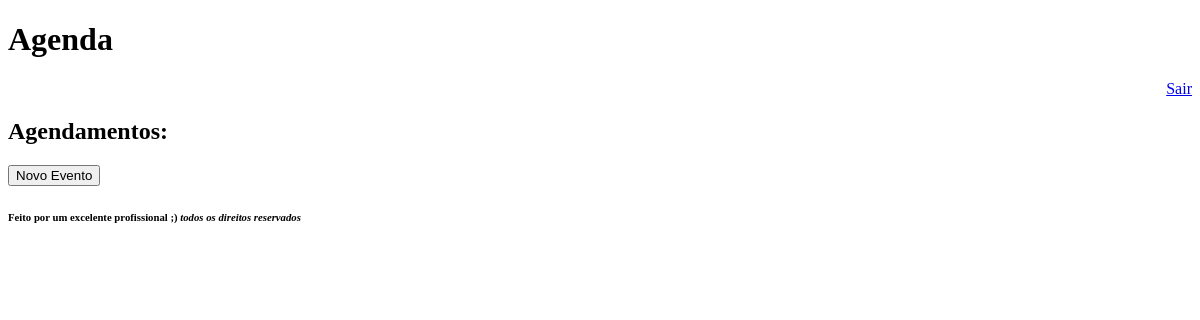
Page /agenda/ (signed in) on the earlier database version.
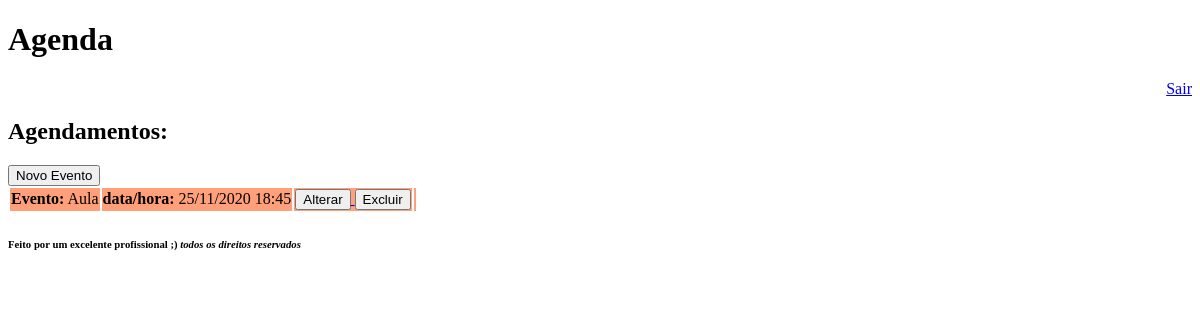
Same page on the later database version.
### core/models.py (models this page shows, shortened)
class Evento(models.Model):
    titulo = models.CharField(max_length=100)
    descricao = models.TextField(blank=True, null=True)
    data_criacao = models.DateTimeField(auto_now=True)
    data_evento = models.DateTimeField(verbose_name='Data do Evento')
    usuario = models.ForeignKey(User, on_delete=models.CASCADE)
    class Meta:
        db_table = 'evento'  #  nome da tabela no BD
    def get_data_evento(self):
        return self.data_evento.strftime('%d/%m/%Y %H:%M')
    def e_evento_atrasado(self):
        if self.data_evento < datetime.now():
            return True
        else:
            return False

### core/views.py (the view)
# urls.py: path('agenda/', views.lista_eventos),
@login_required(login_url='/login/')
def lista_eventos(request):
    usuario = request.user
    evento = Evento.objects.filter(usuario=usuario)
    dados = {'eventos': evento}
    return render(request, 'agenda.html', dados)

### templates/agenda.html (shortened to what this page needs)
{% extends "model-page.html" %}
{% block content %}
<h2>Agendamentos:</h2>
<a href="evento">
    <button type="button">Novo Evento</button>
</a>
<table>
        {% for evento in eventos %}
        <tr {% if evento.e_evento_atrasado %}
                bgcolor="#ffa07a" title="Atrasado"
            {% endif %}>
            <td>
                <b>Evento:</b> {{ evento.titulo }}
            </td>
            <td>
                <b>data/hora:</b> {{ evento.get_data_evento }}
            </td>
            <td>
                <a href="evento?id={{ evento.id }}">
                    <button type="button">Alterar</button>
                </a>
                <a href="evento/delete/{{evento.id}}">
                    <button type="button">Excluir</button>
                </a>
            </td>
            <td>
            </td>
        </tr>
    {% endfor %}
</table>
{% endblock %}

Differences in the rows shown:
added Evento: titulo "Aula", get_data_evento "25/11/2020 18:45"
